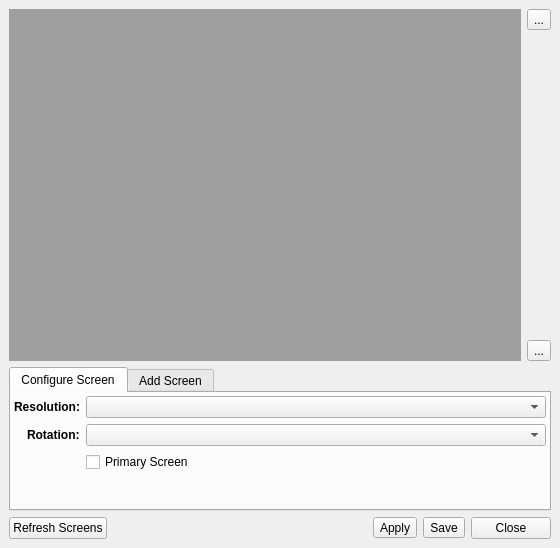
<?xml version="1.0" encoding="UTF-8"?>
<ui version="4.0">
 <class>MainUI</class>
 <widget class="QMainWindow" name="MainUI">
  <property name="geometry">
   <rect>
    <x>0</x>
    <y>0</y>
    <width>560</width>
    <height>548</height>
   </rect>
  </property>
  <property name="windowTitle">
   <string>Monitor Configuration</string>
  </property>
  <widget class="QWidget" name="centralwidget">
   <layout class="QVBoxLayout" name="verticalLayout">
    <item>
     <layout class="QHBoxLayout" name="horizontalLayout_3">
      <item>
       <widget class="QMdiArea" name="mdiArea"/>
      </item>
      <item>
       <layout class="QVBoxLayout" name="verticalLayout_2">
        <item>
         <widget class="QToolButton" name="tool_deactivate">
          <property name="toolTip">
           <string>Disable Current Screen</string>
          </property>
          <property name="text">
           <string>...</string>
          </property>
         </widget>
        </item>
        <item>
         <spacer name="verticalSpacer_4">
          <property name="orientation">
           <enum>Qt::Vertical</enum>
          </property>
          <property name="sizeHint" stdset="0">
           <size>
            <width>20</width>
            <height>40</height>
           </size>
          </property>
         </spacer>
        </item>
        <item>
         <spacer name="verticalSpacer">
          <property name="orientation">
           <enum>Qt::Vertical</enum>
          </property>
          <property name="sizeHint" stdset="0">
           <size>
            <width>20</width>
            <height>40</height>
           </size>
          </property>
         </spacer>
        </item>
        <item>
         <widget class="QToolButton" name="tool_tile">
          <property name="toolTip">
           <string>Tile Screens</string>
          </property>
          <property name="text">
           <string>...</string>
          </property>
          <property name="icon">
           <iconset theme="format-view-grid-small">
            <normaloff>.</normaloff>.</iconset>
          </property>
         </widget>
        </item>
       </layout>
      </item>
     </layout>
    </item>
    <item>
     <widget class="QTabWidget" name="tabWidget">
      <property name="currentIndex">
       <number>0</number>
      </property>
      <widget class="QWidget" name="tab_config">
       <attribute name="title">
        <string>Configure Screen</string>
       </attribute>
       <layout class="QFormLayout" name="formLayout">
        <property name="labelAlignment">
         <set>Qt::AlignRight|Qt::AlignTrailing|Qt::AlignVCenter</set>
        </property>
        <property name="leftMargin">
         <number>3</number>
        </property>
        <property name="topMargin">
         <number>3</number>
        </property>
        <property name="rightMargin">
         <number>3</number>
        </property>
        <property name="bottomMargin">
         <number>3</number>
        </property>
        <item row="0" column="0">
         <widget class="QLabel" name="label">
          <property name="font">
           <font>
            <weight>75</weight>
            <bold>true</bold>
           </font>
          </property>
          <property name="text">
           <string>Resolution:</string>
          </property>
          <property name="alignment">
           <set>Qt::AlignRight|Qt::AlignTrailing|Qt::AlignVCenter</set>
          </property>
         </widget>
        </item>
        <item row="0" column="1">
         <layout class="QHBoxLayout" name="horizontalLayout_2">
          <item>
           <widget class="QComboBox" name="combo_resolution"/>
          </item>
         </layout>
        </item>
        <item row="3" column="1">
         <spacer name="verticalSpacer_3">
          <property name="orientation">
           <enum>Qt::Vertical</enum>
          </property>
          <property name="sizeHint" stdset="0">
           <size>
            <width>20</width>
            <height>40</height>
           </size>
          </property>
         </spacer>
        </item>
        <item row="4" column="1">
         <layout class="QHBoxLayout" name="horizontalLayout_4">
          <item>
           <spacer name="horizontalSpacer_2">
            <property name="orientation">
             <enum>Qt::Horizontal</enum>
            </property>
            <property name="sizeHint" stdset="0">
             <size>
              <width>40</width>
              <height>20</height>
             </size>
            </property>
           </spacer>
          </item>
         </layout>
        </item>
        <item row="1" column="0">
         <widget class="QLabel" name="label_2">
          <property name="font">
           <font>
            <weight>75</weight>
            <bold>true</bold>
           </font>
          </property>
          <property name="text">
           <string>Rotation:</string>
          </property>
         </widget>
        </item>
        <item row="2" column="1">
         <widget class="QCheckBox" name="check_primary">
          <property name="text">
           <string>Primary Screen</string>
          </property>
         </widget>
        </item>
        <item row="1" column="1">
         <widget class="QComboBox" name="combo_rotation"/>
        </item>
       </layout>
      </widget>
      <widget class="QWidget" name="tab_new">
       <attribute name="title">
        <string>Add Screen</string>
       </attribute>
       <layout class="QVBoxLayout" name="verticalLayout_4">
        <item>
         <widget class="QGroupBox" name="group_avail">
          <property name="sizePolicy">
           <sizepolicy hsizetype="Preferred" vsizetype="Expanding">
            <horstretch>0</horstretch>
            <verstretch>0</verstretch>
           </sizepolicy>
          </property>
          <property name="title">
           <string>Available Screens</string>
          </property>
          <layout class="QGridLayout" name="gridLayout">
           <item row="0" column="0">
            <widget class="QComboBox" name="combo_availscreens">
             <property name="toolTip">
              <string>Screen which is not in user</string>
             </property>
            </widget>
           </item>
           <item row="0" column="1">
            <widget class="QComboBox" name="combo_location">
             <property name="toolTip">
              <string>Location to insert the screen</string>
             </property>
            </widget>
           </item>
           <item row="0" column="2">
            <widget class="QComboBox" name="combo_cscreens">
             <property name="toolTip">
              <string>Current screens</string>
             </property>
            </widget>
           </item>
           <item row="1" column="2">
            <widget class="QPushButton" name="push_activate">
             <property name="text">
              <string>Enable Screen</string>
             </property>
            </widget>
           </item>
          </layout>
         </widget>
        </item>
       </layout>
      </widget>
     </widget>
    </item>
    <item>
     <spacer name="verticalSpacer_2">
      <property name="orientation">
       <enum>Qt::Vertical</enum>
      </property>
      <property name="sizeHint" stdset="0">
       <size>
        <width>20</width>
        <height>40</height>
       </size>
      </property>
     </spacer>
    </item>
    <item>
     <layout class="QHBoxLayout" name="horizontalLayout">
      <item>
       <widget class="QPushButton" name="push_rescan">
        <property name="text">
         <string>Refresh Screens</string>
        </property>
       </widget>
      </item>
      <item>
       <spacer name="horizontalSpacer">
        <property name="orientation">
         <enum>Qt::Horizontal</enum>
        </property>
        <property name="sizeHint" stdset="0">
         <size>
          <width>40</width>
          <height>20</height>
         </size>
        </property>
       </spacer>
      </item>
      <item>
       <widget class="QToolButton" name="tool_applyconfig">
        <property name="text">
         <string>Apply</string>
        </property>
        <property name="toolButtonStyle">
         <enum>Qt::ToolButtonTextBesideIcon</enum>
        </property>
       </widget>
      </item>
      <item>
       <widget class="QToolButton" name="tool_save">
        <property name="toolTip">
         <string>Save current settings as user defaults</string>
        </property>
        <property name="text">
         <string>Save</string>
        </property>
        <property name="icon">
         <iconset theme="document-save"/>
        </property>
        <property name="toolButtonStyle">
         <enum>Qt::ToolButtonTextBesideIcon</enum>
        </property>
       </widget>
      </item>
      <item>
       <widget class="QPushButton" name="push_close">
        <property name="text">
         <string>Close</string>
        </property>
       </widget>
      </item>
     </layout>
    </item>
   </layout>
  </widget>
 </widget>
 <resources/>
 <connections/>
</ui>
